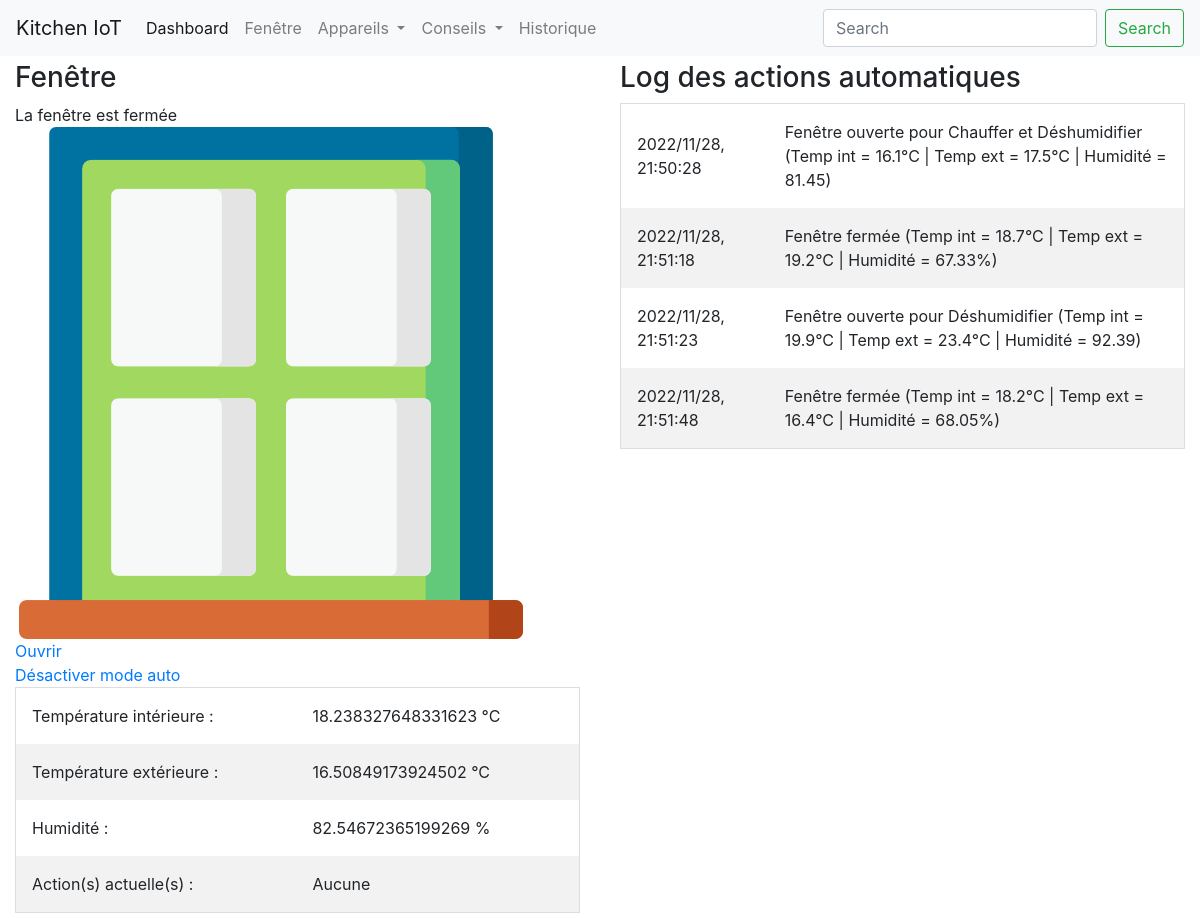
Before: /window/ with the older database file.
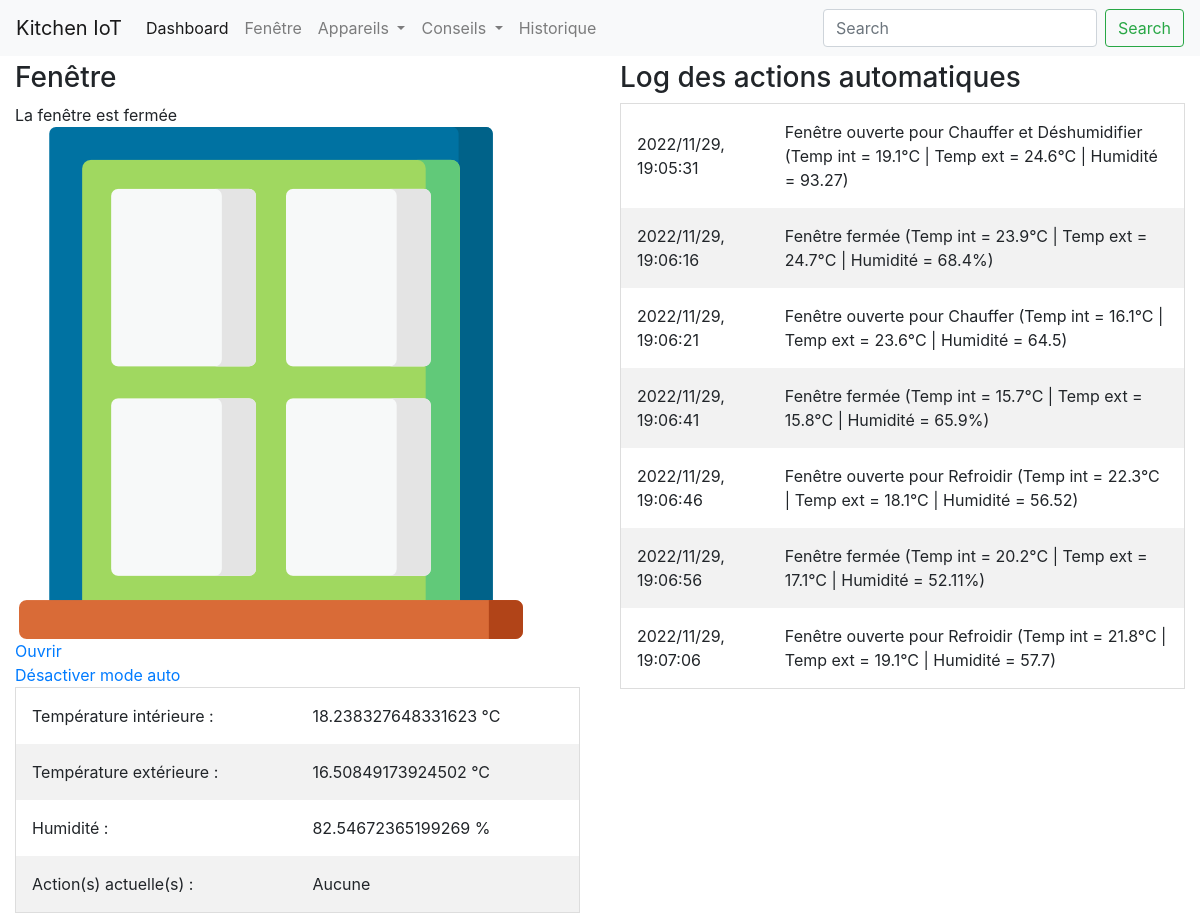
After: the same page with the newer database file.
### app/models.py (models this page shows, shortened)
class WindowLog(db.Model):
    __tablename__ = "window_log"
    id = db.Column(db.Integer, primary_key=True, autoincrement=True)
    action = db.Column(db.String, nullable=False)
    datetime = db.Column(db.DateTime, nullable=False)
    def get_serializable_action(self):
        return {"datetime":self.datetime.strftime("%Y/%m/%d, %H:%M:%S"), "action":self.action}

### app/routes.py (the view)
@app.route("/window/")
def window(state=False):
    temp_in, temp_out, hum = w.get_measures()
    current_state = w.repr_state()
    is_open = w.get_is_open()
    mode = w.mode_auto
    with app.app_context():
        log = list(map(lambda x: x.get_serializable_action(), list(WindowLog.query.all())))
    return render_template("windows.html", temp_in=temp_in, temp_out=temp_out, hum=hum, state=current_state, is_open=is_open, mode_auto=mode, log=log)

### sensors/window/Window.py (called while the page is built)
    def get_is_open(self):
        return self.is_open

    def get_measures(self):
        return self.temp_in, self.temp_out, self.humidity

    def repr_state(self):
        if len(self.state) == 0 :
            return "Aucune"
        repr = self.state[0]
        for i in range(len(self.state)-1):
            repr = repr + " et " + self.state[i+1]
        return repr

### app/templates/windows.html (shortened to what this page needs)
{% extends "index.html" %}
{% block content %}
<head>
    <link rel="stylesheet" href="{{url_for('static', filename='css/window.css')}}" />
</head>
<body>
<div class="main">
    <div class="part">
        <h3>Fenêtre</h3>
        {% if is_open %}
            <span id="window_info">La fenêtre est ouverte</span><br>
            <img id="window_img" src= "../static/image/window_open.jpg" alt="open"/>
            <br><a id="open" href="/close/">Fermer</a>
        {% else %}
            <span id="window_info">La fenêtre est fermée</span><br>
            <img id="window_img" src= "../static/image/window_close.jpg" alt="closed"/>
            <br><a id="open" href="/open/">Ouvrir</a>
        {% endif %}
        <br>
        <a id="auto" href="/mode/">
            {% if mode_auto %}Désactiver mode auto{% else %}Activer mode auto{% endif %}
        </a>
        <table id="measures">
            <tr>
                <td>Température intérieure : </td>
                <td>{{temp_in}} °C</td>
            </tr>
            <tr>
                <td>Température extérieure : </td>
                <td>{{temp_out}} °C</td>
            </tr>
            <tr>
                <td>Humidité : </td>
                <td>{{hum}} %</td>
            </tr>
            <tr>
                <td>Action(s) actuelle(s) : </td>
                <td>{{state}}</td>
            </tr>
        </table>
    </div>
    <div class="part">
        <h3>Log des actions automatiques</h3>
        <table id="log">
            {% for action in log %}
            <tr>
                <td>{{action["datetime"]}}</td>
                <td>{{action["action"]}}</td>
            </tr>
            {% endfor %}
        </table>
    </div>
</div>
</body>
{% endblock %}

### app/templates/index.html (shortened to what this page needs)
<!DOCTYPE html>
<html lang="en">
<head>
    <link rel="stylesheet" href="https://stackpath.bootstrapcdn.com/bootstrap/4.4.1/css/bootstrap.min.css"
>
</head>
<body>
    <nav class="navbar navbar-expand-lg navbar-light bg-light">
        <a class="navbar-brand" href="#">Kitchen IoT</a>
        <div class="collapse navbar-collapse" id="navbarSupportedContent">
            <ul class="navbar-nav mr-auto">
                <li class="nav-item active">
                    <a class="nav-link" href="/">Dashboard <span class="sr-only">(current)</span></a>
                </li>
                <li class="nav-item">
                <li class="nav-item">
                    <a class="nav-link" href="/window">Fenêtre</a>
                </li>
                <li class="nav-item dropdown">
                    <a class="nav-link dropdown-toggle" href="#" id="navbarDropdown" role="button" data-toggle="dropdown"
                       aria-haspopup="true" aria-expanded="false">
                        Appareils
                    </a>
                </li>
                <li class="nav-item dropdown">
                    <a class="nav-link dropdown-toggle" href="#" id="navbarDropdown" role="button" data-toggle="dropdown"
                       aria-haspopup="true" aria-expanded="false">
                        Conseils
                    </a>
                </li>
                <li class="nav-item">
                    <a class="nav-link " href="/energy_history">Historique</a>
                </li>
            </ul>
            <form class="form-inline my-2 my-lg-0">
                <input class="form-control mr-sm-2" type="search" placeholder="Search" aria-label="Search">
                <button class="btn btn-outline-success my-2 my-sm-0" type="submit">Search</button>
            </form>
        </div>
    </nav>
    {% block content %}
    {% endblock %}
</body>

### app/static/css/window.css (style rules this page uses)
* { box-sizing: border-box; }
.main { margin-left:-5px; margin-right:-5px; }
.part { float: left; width: 50%; padding: 5px; padding-left: 20px; padding-right: 20px; text-align: left; }
table { border-collapse: collapse; border-spacing: 0; width: 100%; border: 1px solid #ddd; }
th, td { text-align: left; padding: 16px; }
tr:nth-child(even) { background-color: #f2f2f2; }

Changed rows visible on the page:
changed WindowLog: datetime "2022/11/28, 21:50:28" → "2022/11/29, 19:05:31"; action "Fenêtre ouverte pour Chauffer et Déshumidifier (Temp int = 16.1°C | Temp ext = 17.5°C | Humidité = 81.45)" → "Fenêtre ouverte pour Chauffer et Déshumidifier (Temp int = 19.1°C | Temp ext = 24.6°C | Humidité = 93.27)"
changed WindowLog: datetime "2022/11/28, 21:51:18" → "2022/11/29, 19:06:16"; action "Fenêtre fermée (Temp int = 18.7°C | Temp ext = 19.2°C | Humidité = 67.33%)" → "Fenêtre fermée (Temp int = 23.9°C | Temp ext = 24.7°C | Humidité = 68.4%)"
changed WindowLog: datetime "2022/11/28, 21:51:23" → "2022/11/29, 19:06:21"; action "Fenêtre ouverte pour Déshumidifier (Temp int = 19.9°C | Temp ext = 23.4°C | Humidité = 92.39)" → "Fenêtre ouverte pour Chauffer (Temp int = 16.1°C | Temp ext = 23.6°C | Humidité = 64.5)"
changed WindowLog: datetime "2022/11/28, 21:51:48" → "2022/11/29, 19:06:41"; action "Fenêtre fermée (Temp int = 18.2°C | Temp ext = 16.4°C | Humidité = 68.05%)" → "Fenêtre fermée (Temp int = 15.7°C | Temp ext = 15.8°C | Humidité = 65.9%)"
added WindowLog: datetime "2022/11/29, 19:06:46", action "Fenêtre ouverte pour Refroidir (Temp int = 22.3°C | Temp ext = 18.1°C | Humidité = 56.52)"
added WindowLog: datetime "2022/11/29, 19:06:56", action "Fenêtre fermée (Temp int = 20.2°C | Temp ext = 17.1°C | Humidité = 52.11%)"
added WindowLog: datetime "2022/11/29, 19:07:06", action "Fenêtre ouverte pour Refroidir (Temp int = 21.8°C | Temp ext = 19.1°C | Humidité = 57.7)"
